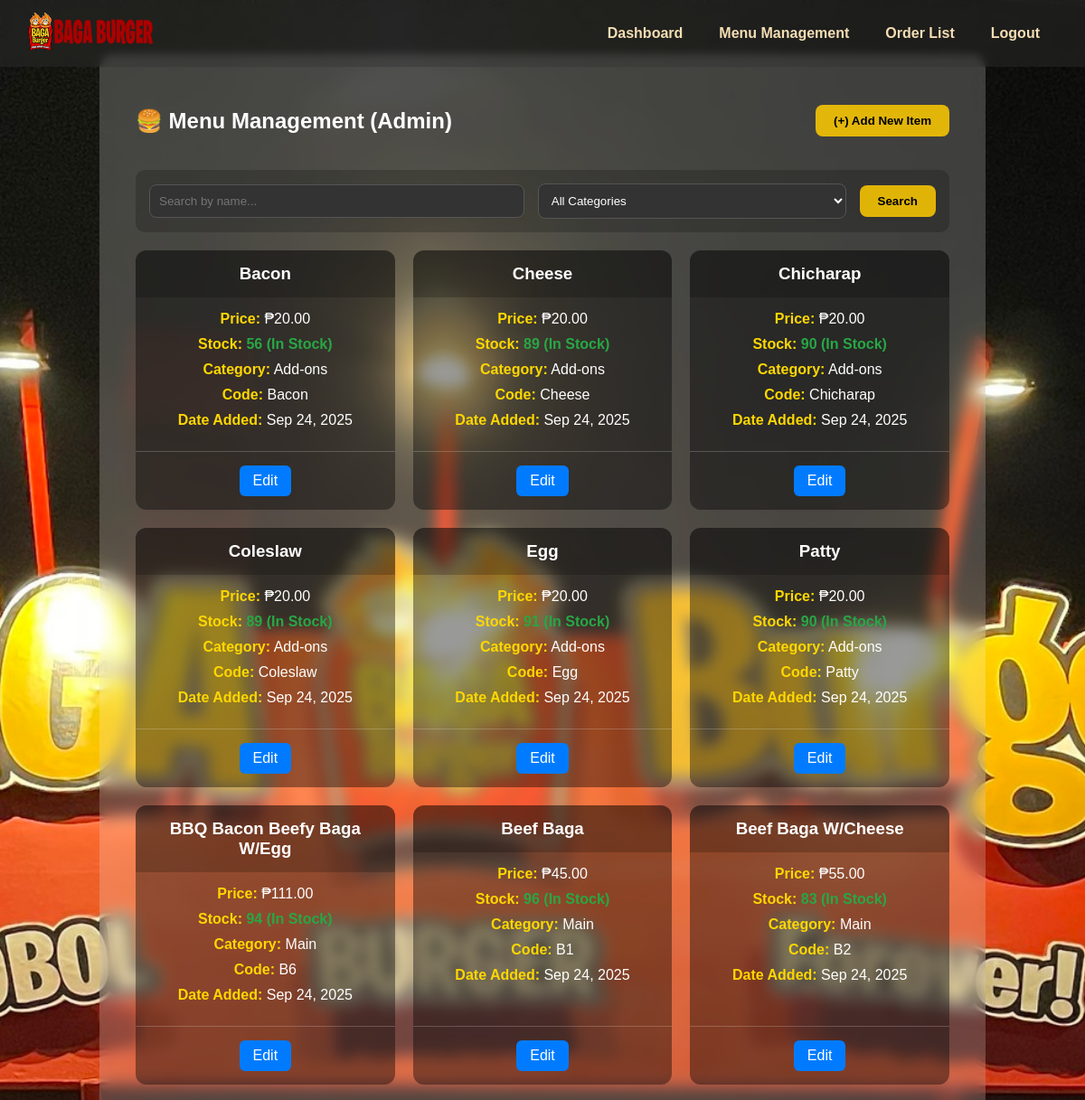
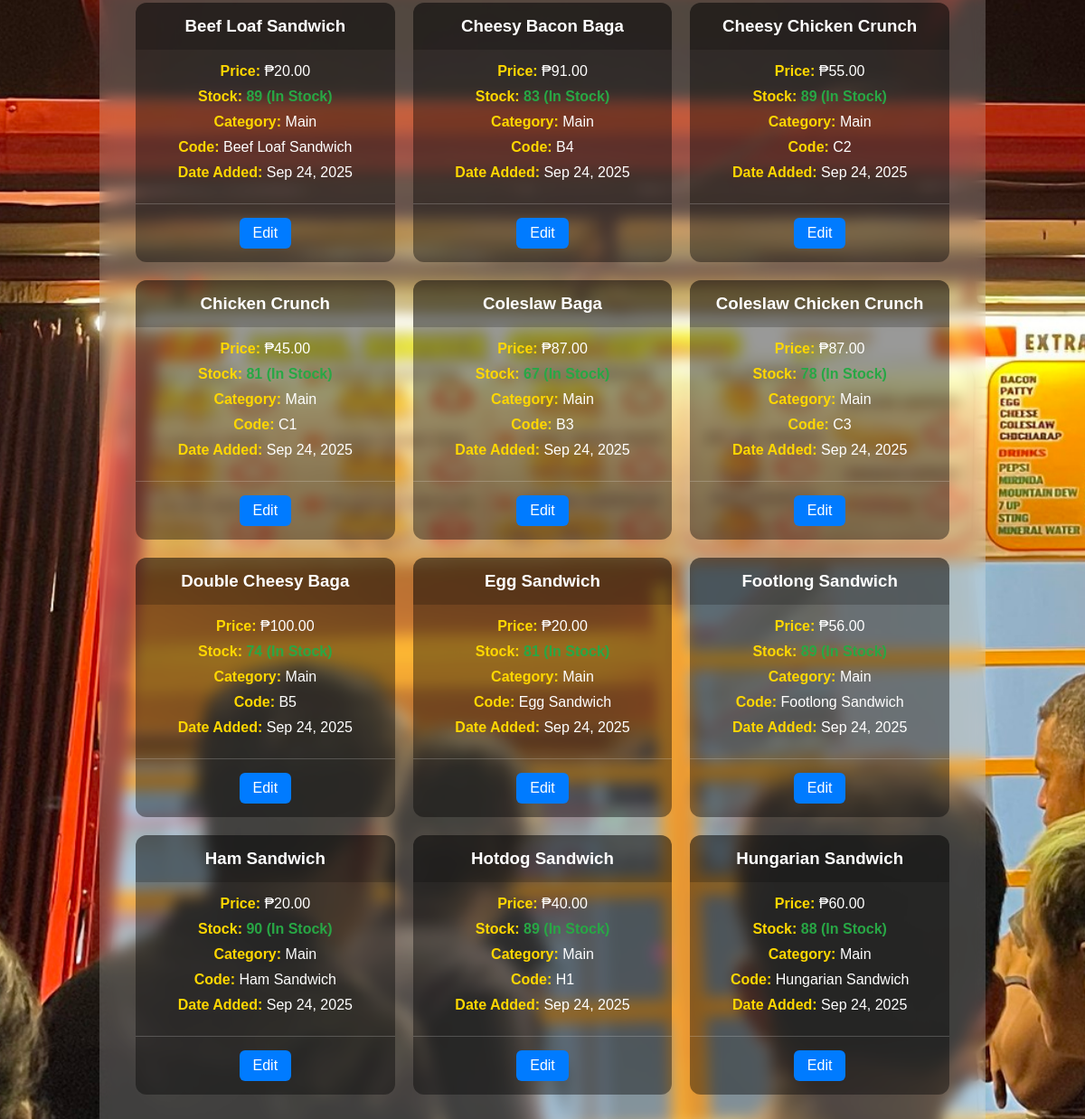
The app's page /MenuManagementAdmin.php (signed in) with its own data (2 pictures, top to bottom).
### tables this page shows
CREATE TABLE `menu` (
  `id` int(11) NOT NULL,
  `name` varchar(100) NOT NULL,
  `price` decimal(10,2) NOT NULL,
  `code` varchar(50) DEFAULT NULL,
  `stock` int(11) DEFAULT 0,
  `category` varchar(50) NOT NULL DEFAULT 'Main',
  `created_at` timestamp NOT NULL DEFAULT current_timestamp()
);

### MenuManagementAdmin.php (the view, shortened to what this page needs)
<?php
require 'db.php';
$search_query = $_GET['q'] ?? '';
$where_clauses = [];
$where_sql = count($where_clauses) > 0 ? "WHERE " . implode(' AND ', $where_clauses) : '';
$sql = "SELECT id, name, price, code, stock, category, created_at FROM menu $where_sql ORDER BY category, name ASC";
$stmt = $conn->prepare($sql);
$stmt->execute();
$result = $stmt->get_result();
$menu_items = $result->fetch_all(MYSQLI_ASSOC);
?>
<!DOCTYPE html>
<html lang="en">
<head>
    <link rel="stylesheet" href="style.css" />
</head>
<body>
    <header>
        <nav>
            <div class="logo"><a href="admin.php"><img src="images.png" alt="Baga Burger Logo"></a></div>
            <ul>
                <li><a href="admin.php">Dashboard</a></li>
                <li><a href="MenuManagementAdmin.php" class="active">Menu Management</a></li>
                <li><a href="OrderList.php">Order List</a></li>
                <li><a href="logout.php">Logout</a></li>
            </ul>
        </nav>
    </header>
    <main>
        <section class="glass-section">
            <div class="page-header">
                <h1>🍔 Menu Management (Admin)</h1>
                <button class="btn-primary" onclick="openModal('addModal')">(+) Add New Item</button>
            </div>
            <form action="MenuManagementAdmin.php" method="GET" class="filter-bar">
                <input type="text" name="q" placeholder="Search by name..." value="<?= htmlspecialchars($search_query) ?>">
                <select name="filter_category" onchange="this.form.submit()">
                    <option value="">All Categories</option>
                </select>
                <button type="submit" class="btn-primary">Search</button>
            </form>
            <div class="menu-grid">
                <?php foreach ($menu_items as $item): ?>
                    <div class="menu-card">
                        <div class="menu-card-header"><h3><?= htmlspecialchars($item['name']) ?></h3></div>
                        <div class="menu-card-body">
                            <div class="menu-card-details">
                                <p><strong>Price:</strong> ₱<?= number_format($item['price'], 2) ?></p>
                                <p><strong>Stock:</strong>
                                    <span class="stock-level <?php
                                        if ($item['stock'] == 0) echo 'stock-out';
                                        elseif ($item['stock'] <= 10) echo 'stock-low';
                                        else echo 'stock-ok';
                                    ?>">
                                        <?= $item['stock'] ?>
                                        (<?php
                                            if ($item['stock'] == 0) echo 'Out of Stock';
                                            elseif ($item['stock'] <= 10) echo 'Low Stock';
                                            else echo 'In Stock';
                                        ?>)
                                    </span>
                                </p>
                                <p><strong>Category:</strong> <?= htmlspecialchars($item['category']) ?></p>
                                <p><strong>Code:</strong> <?= htmlspecialchars($item['code']) ?></p>
                                <p><strong>Date Added:</strong> <?= date('M d, Y', strtotime($item['created_at'])) ?></p>
                            </div>
                        </div>
                        <div class="menu-card-actions">
                            <button class="btn-edit" onclick="openEditModal(<?= htmlspecialchars(json_encode($item), ENT_QUOTES, 'UTF-8') ?>)">Edit</button>
                        </div>
                    </div>
                <?php endforeach; ?>
            </div>
        </section>
    </main>
</body>
</html>

### style.css (style rules this page uses)
html, body { margin: 0; padding: 0; scroll-behavior: smooth; font-family: Arial, sans-serif; overflow-x: hidden; background: url('3.jpg') no-repeat center center/cover; background-size: cover; height: 100%; }
header { position: fixed; top: 0; width: 100%; background-color: rgba(51, 51, 51, 0.4); z-index: 1000; backdrop-filter: blur(5px); }
header nav { display: flex; align-items: center; justify-content: space-between; padding: 10px 30px; }
header .logo img { height: 50px; }
nav ul { display: flex; justify-content: center; list-style-type: none; margin: 0; padding: 1em 0; }
nav ul li { margin: 0 20px; }
nav ul li a { color: wheat; text-decoration: none; font-weight: bold; }
main { margin-top: 60px; }
.btn-primary { display: inline-block; padding: 12px 25px; background-color: rgba(255, 204, 0, 0.85); color: #000; font-weight: bold; text-decoration: none; border-radius: 8px; transition: background-color 0.3s ease; }
.glass-section { background-color: rgba(255, 255, 255, 0.2); backdrop-filter: blur(8px); padding: 40px; max-width: 900px; margin: auto; border-radius: 15px; color: white; text-align: center; min-height: calc(100vh - 120px); display: flex; flex-direction: column; justify-content: center; }
.btn-primary { display: inline-block; padding: 10px 20px; background-color: rgba(255, 204, 0, 0.85); color: #000; font-weight: bold; text-decoration: none; border-radius: 8px; transition: background-color 0.3s ease; cursor: pointer; border: none; }

### MenuManagementAdmin.php (style rules this page uses)
.page-header { display: flex; justify-content: space-between; align-items: center; margin-bottom: 20px; flex-wrap: wrap; gap: 15px; }
.filter-bar { display: flex; gap: 15px; margin-bottom: 20px; background: rgba(0,0,0,0.2); padding: 15px; border-radius: 10px; align-items: center; flex-wrap: wrap; }
.filter-bar input, .filter-bar select { padding: 10px; border-radius: 8px; border: 1px solid #555; background: #333; color: white; flex-grow: 1; }
.menu-grid { display: grid; grid-template-columns: repeat(auto-fill, minmax(280px, 1fr)); gap: 20px; }
.menu-card { background: rgba(0,0,0,0.4); border-radius: 12px; overflow: hidden; display: flex; flex-direction: column; }
.menu-card-header { padding: 15px; background: rgba(0,0,0,0.2); }
.menu-card-header h3 { margin: 0; }
.menu-card-body { padding: 15px; flex-grow: 1; }
.menu-card-details p { margin: 0 0 10px 0; }
.menu-card-details strong { color: gold; }
.menu-card-actions { padding: 15px; border-top: 1px solid rgba(255,255,255,0.2); display: flex; gap: 10px; justify-content: center; }
.btn-edit { background: #007bff; color: white; padding: 8px 15px; border-radius: 6px; text-decoration: none; cursor:pointer; border:none; font-family:inherit; font-size:inherit; }
.stock-level { font-weight: bold; }
.stock-ok { color: #28a745; }

### records on screen
menu: name "Bacon", price "20.00", stock "56", shows "In Stock", category "Add-ons", code "Bacon", created_at "Sep 24, 2025"
menu: name "Cheese", price "20.00", stock "89", shows "In Stock", category "Add-ons", code "Cheese", created_at "Sep 24, 2025"
menu: name "Chicharap", price "20.00", stock "90", shows "In Stock", category "Add-ons", code "Chicharap", created_at "Sep 24, 2025"
menu: name "Coleslaw", price "20.00", stock "89", shows "In Stock", category "Add-ons", code "Coleslaw", created_at "Sep 24, 2025"
menu: name "Egg", price "20.00", stock "In Stock", category "Add-ons", code "Egg", created_at "Sep 24, 2025"
menu: name "Patty", price "20.00", stock "90", shows "In Stock", category "Add-ons", code "Patty", created_at "Sep 24, 2025"
menu: name "BBQ Bacon Beefy Baga W/Egg", price "111.00", stock "94", shows "In Stock", category "Main", code "B6", created_at "Sep 24, 2025"
menu: name "Beef Baga", price "45.00", stock "96", shows "In Stock", category "Main", code "B1", created_at "Sep 24, 2025"
menu: name "Beef Baga W/Cheese", price "55.00", stock "83", shows "In Stock", category "Main", code "B2", created_at "Sep 24, 2025"
menu: name "Beef Loaf Sandwich", price "20.00", stock "89", shows "In Stock", category "Main", code "Beef Loaf Sandwich", created_at "Sep 24, 2025"
menu: name "Cheesy Bacon Baga", price "91.00", stock "83", shows "In Stock", category "Main", code "B4", created_at "Sep 24, 2025"
menu: name "Cheesy Chicken Crunch", price "55.00", stock "89", shows "In Stock", category "Main", code "C2", created_at "Sep 24, 2025"
menu: name "Chicken Crunch", price "45.00", stock "81", shows "In Stock", category "Main", code "C1", created_at "Sep 24, 2025"
menu: name "Coleslaw Baga", price "87.00", category "Main", code "B3", created_at "Sep 24, 2025"
menu: name "Coleslaw Chicken Crunch", price "87.00", stock "78", shows "In Stock", category "Main", code "C3", created_at "Sep 24, 2025"
menu: name "Double Cheesy Baga", price "100.00", stock "In Stock", category "Main", code "B5", created_at "Sep 24, 2025"
menu: name "Egg Sandwich", price "20.00", category "Main", code "Egg Sandwich", created_at "Sep 24, 2025"
menu: name "Footlong Sandwich", price "56.00", category "Main", code "Footlong Sandwich", created_at "Sep 24, 2025"
menu: name "Ham Sandwich", price "20.00", stock "90", shows "In Stock", category "Main", code "Ham Sandwich", created_at "Sep 24, 2025"
menu: name "Hotdog Sandwich", price "40.00", stock "89", shows "In Stock", category "Main", code "H1", created_at "Sep 24, 2025"
menu: name "Hungarian Sandwich", price "60.00", stock "88", shows "In Stock", category "Main", code "Hungarian Sandwich", created_at "Sep 24, 2025"
